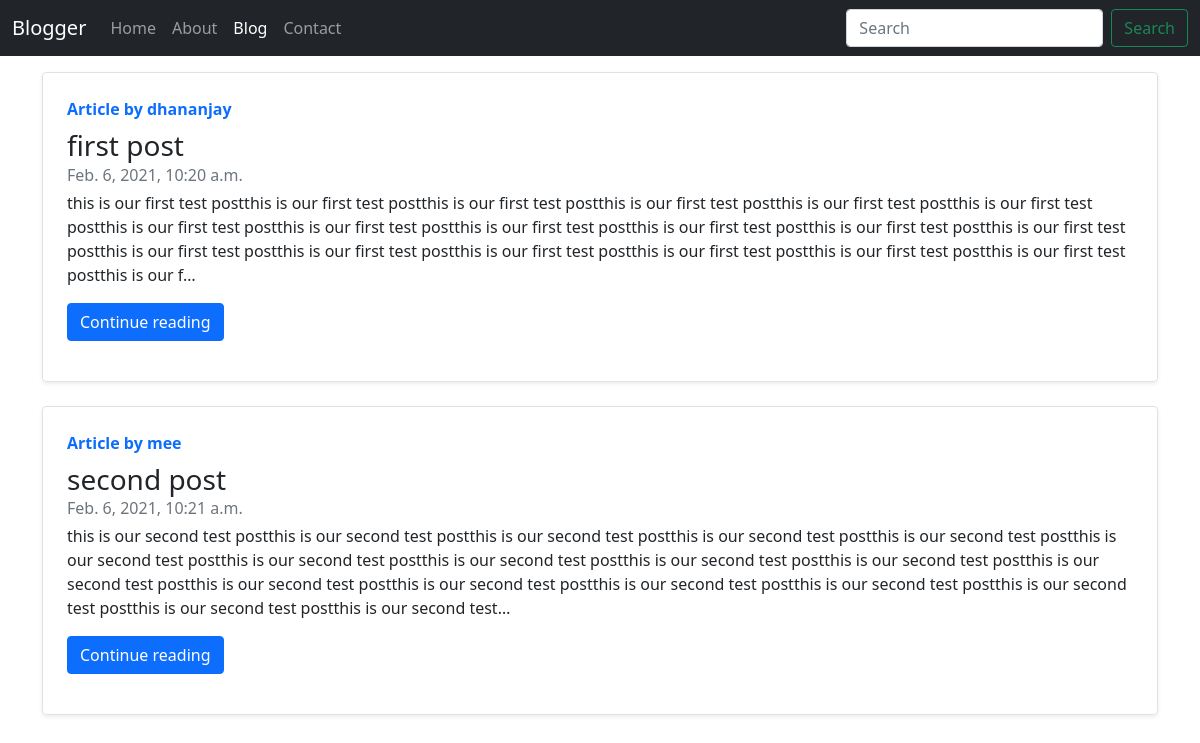
Screenshot of /blog/ with the database file from the repository.
### blog/models.py (models this page shows, shortened)
class Post(models.Model):
    sno = models.AutoField(primary_key=True)
    title = models.CharField(max_length=255)
    content = models.TextField()
    author = models.CharField(max_length=15)
    slug = models.CharField(max_length=130)
    timeStamp = models.DateTimeField(blank=True)

### blog/views.py (the view)
# urls.py: path('', views.blogHome, name='blogHome'),
def blogHome(request):
    allposts = Post.objects.all()
    context = {'allposts' : allposts }
    return render(request, 'blog/blogHome.html', context)

### templates/blog/blogHome.html (shortened to what this page needs)
{% extends 'base.html' %}
{% block blogactive %} active {% endblock blogactive %}
{% block body %}
<div class="container my-3">
{% for post in allposts  %}
        <div class="row g-0 border rounded overflow-hidden flex-md-row mb-4 shadow-sm h-md-250 position-relative">
            <div class="col p-4 d-flex flex-column position-static">
                <strong class="d-inline-block mb-2 text-primary">Article by {{post.author}}</strong>
                <h3 class="mb-0">{{post.title}}</h3>
                <div class="mb-1 text-muted">{{post.timeStamp}}</div>
                <p class="card-text mb-auto">{{post.content | truncatechars:500}}</p>
                <div class="my-3">
                <a href="/blog/{{post.slug}}" role="button" class="btn btn-primary">Continue reading</a>
                </div>
            </div>
        </div>
{% endfor %}
</div>
{% endblock body %}

### templates/base.html (shortened to what this page needs)
<!doctype html>
<html lang="en">
<head>
  <link href="https://cdn.jsdelivr.net/npm/bootstrap@5.0.0-beta1/dist/css/bootstrap.min.css" rel="stylesheet"
>
</head>
<body>
  <nav class="navbar navbar-expand-lg navbar-dark bg-dark">
    <div class="container-fluid">
      <a class="navbar-brand" href="/">Blogger</a>
      <div class="collapse navbar-collapse" id="navbarSupportedContent">
        <ul class="navbar-nav me-auto mb-2 mb-lg-0">
          <li class="nav-item ">
            <a class="nav-link {% block homeactive %} {% endblock homeactive %}" aria-current="page" href="/">Home</a>
          </li>
          <li class="nav-item ">
            <a class="nav-link {% block aboutactive %} {% endblock aboutactive %}" href="/about">About</a>
          </li>
          <li class="nav-item">
            <a class="nav-link  {% block blogactive %} {% endblock blogactive %}" href="/blog">Blog</a>
          </li>
          <li class="nav-item">
            <a class="nav-link  {% block contactactive %} {% endblock contactactive %}" href="/contact">Contact</a>
          </li>
        </ul>
        <form metthod="GET" action="/search/" class="d-flex">
          <input class="form-control me-2" type="search" placeholder="Search" aria-label="Search" name="query" id="query">
          <button class="btn btn-outline-success" type="submit">Search</button>
        </form>
      </div>
    </div>
  </nav>
  {% block body %}{% endblock body %}
</body>
</html>

### rows the page displays
Post: author "dhananjay", title "first post", timeStamp "Feb. 6, 2021, 10:20 a.m.", content "this is our first test postthis is our first test postthis is our first test postthis is our first test postthis is our first test postthis is our first test postthis is our first test postthis is our first test postthis is our first test postthis is our first test postthis is our first test postthis is our first test postthis is our first test postthis is our first test postthis is our first test postthis is our first test postthis is our first test postthis is our first test postthis is our f…"
Post: author "mee", title "second post", timeStamp "Feb. 6, 2021, 10:21 a.m.", content "this is our second test postthis is our second test postthis is our second test postthis is our second test postthis is our second test postthis is our second test postthis is our second test postthis is our second test postthis is our second test postthis is our second test postthis is our second test postthis is our second test postthis is our second test postthis is our second test postthis is our second test postthis is our second test postthis is our second test postthis is our second test…"
